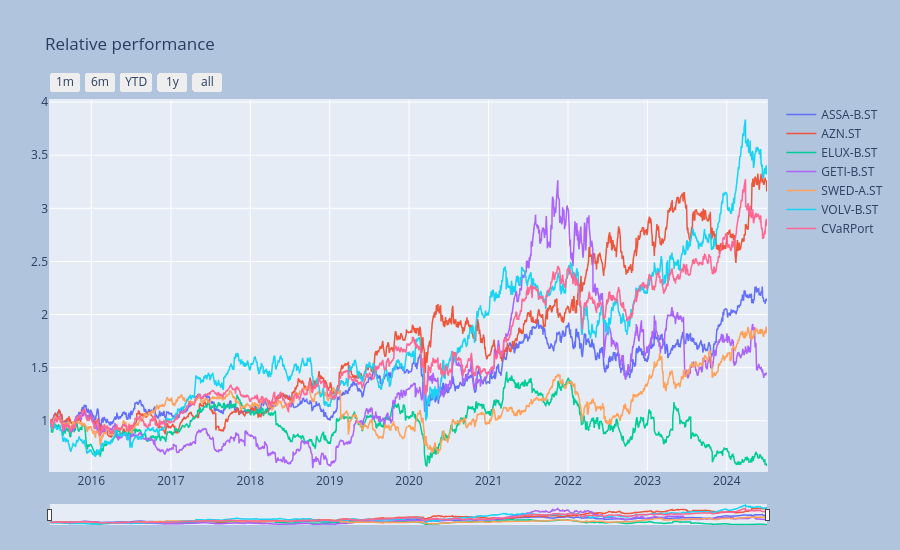

Notebook source saved alongside this figure:
### Code cell
_ = pr2.port_view_all(fancy=True, title="Relative performance")

### Figure 1 — Plotly figure (JSON) as saved in the notebook; plotly's stock layout.template omitted (floating-point values rounded to 4 significant figures; data arrays with more than 128 entries replaced by an {"elided": "..."} marker saying what was removed)
{"data": [{"line": {"width": 1.5}, "name": "ASSA-B.ST", "type": "scatter", "x": {"elided": "2273 str values"}, "y": {"elided": "2273 float values"}}, {"line": {"width": 1.5}, "name": "AZN.ST", "type": "scatter", "x": {"elided": "2273 str values"}, "y": {"elided": "2273 float values"}}, {"line": {"width": 1.5}, "name": "ELUX-B.ST", "type": "scatter", "x": {"elided": "2273 str values"}, "y": {"elided": "2273 float values"}}, {"line": {"width": 1.5}, "name": "GETI-B.ST", "type": "scatter", "x": {"elided": "2273 str values"}, "y": {"elided": "2273 float values"}}, {"line": {"width": 1.5}, "name": "SWED-A.ST", "type": "scatter", "x": {"elided": "2273 str values"}, "y": {"elided": "2273 float values"}}, {"line": {"width": 1.5}, "name": "VOLV-B.ST", "type": "scatter", "x": {"elided": "2273 str values"}, "y": {"elided": "2273 float values"}}, {"line": {"width": 1.5}, "name": "CVaRPort", "type": "scatter", "x": {"elided": "2273 str values"}, "y": {"elided": "2273 float values"}}], "layout": {"autosize": false, "height": 550, "margin": {"b": 25, "l": 50, "pad": 1, "r": 50, "t": 100}, "paper_bgcolor": "LightSteelBlue", "title": {"text": "Relative performance"}, "width": 900, "xaxis": {"autorange": false, "fixedrange": false, "range": ["2015-06-25T00:00:00", "2024-07-04T00:00:00"], "rangeselector": {"buttons": [{"count": 1, "label": "1m", "step": "month", "stepmode": "backward"}, {"count": 6, "label": "6m", "step": "month", "stepmode": "backward"}, {"count": 1, "label": "YTD", "step": "year", "stepmode": "todate"}, {"count": 1, "label": "1y", "step": "year", "stepmode": "backward"}, {"step": "all"}]}, "rangeslider": {"thickness": 0.05, "visible": true}, "title": {}, "type": "date"}, "yaxis": {"autorange": false, "fixedrange": false, "range": [0.5272, 4.02], "title": {}}}}
